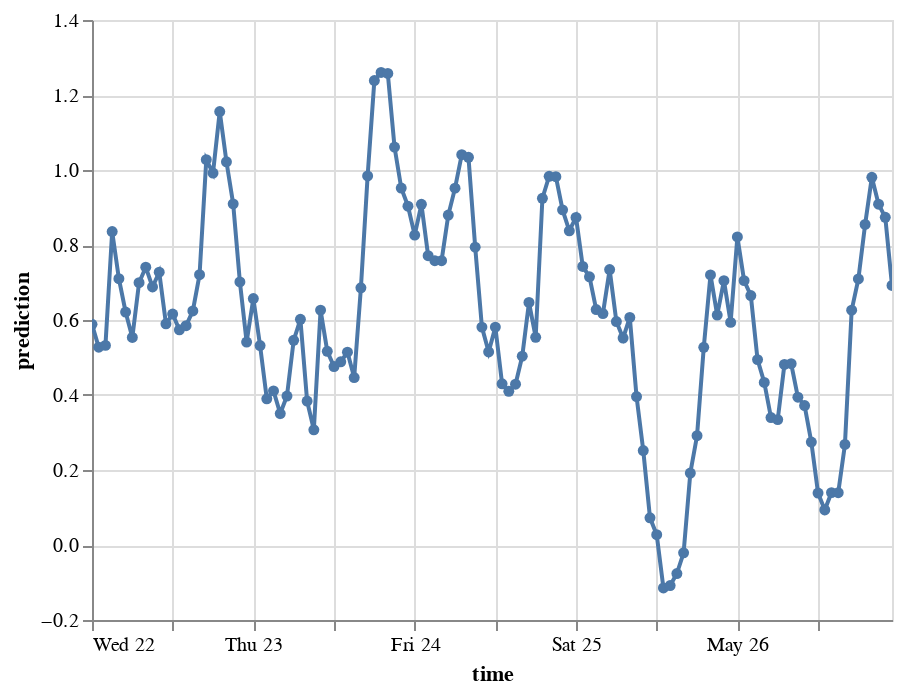

Write notebook code for a chart like this one.
### Code cell
# Importing Altair for interactive visualization
import altair as alt

# Create Altair chart with line and dots
chart = alt.Chart(predictions_df).mark_line(point=True).encode(
    x='time:T', 
    y='prediction:Q', 
    # Adding tooltips for interactive information display
    tooltip=[alt.Tooltip('time:T', title='Date', format='%Y-%m-%d'), 
             alt.Tooltip('time:T', title='Time', format='%H:%M'), 
             alt.Tooltip('prediction:Q', title='Spot Price (DKK)', format='.2f'),
            ]
)
 
# Display the chart
chart.interactive()

### Figure 1 — Vega-Lite specification as saved in the notebook (floating-point values rounded to 4 significant figures)
{"config": {"view": {"continuousWidth": 400, "continuousHeight": 300}}, "data": {"name": "data-fdad14203c965b474820e23b8e8169f6"}, "mark": {"type": "line", "point": true}, "encoding": {"tooltip": [{"field": "time", "format": "%Y-%m-%d", "title": "Date", "type": "temporal"}, {"field": "time", "format": "%H:%M", "title": "Time", "type": "temporal"}, {"field": "prediction", "format": ".2f", "title": "Spot Price (DKK)", "type": "quantitative"}], "x": {"field": "time", "type": "temporal"}, "y": {"field": "prediction", "type": "quantitative"}}, "selection": {"selector001": {"type": "interval", "bind": "scales", "encodings": ["x", "y"]}}, "$schema": "https://vega.github.io/schema/vega-lite/v4.17.0.json", "datasets": {"data-fdad14203c965b474820e23b8e8169f6": [{"prediction": 0.5884, "time": "2024-05-22T00:00:00"}, {"prediction": 0.5274, "time": "2024-05-22T01:00:00"}, {"prediction": 0.5323, "time": "2024-05-22T02:00:00"}, {"prediction": 0.8359, "time": "2024-05-22T03:00:00"}, {"prediction": 0.7101, "time": "2024-05-22T04:00:00"}, {"prediction": 0.6213, "time": "2024-05-22T05:00:00"}, {"prediction": 0.5536, "time": "2024-05-22T06:00:00"}, {"prediction": 0.6995, "time": "2024-05-22T07:00:00"}, {"prediction": 0.7408, "time": "2024-05-22T08:00:00"}, {"prediction": 0.6881, "time": "2024-05-22T09:00:00"}, {"prediction": 0.7276, "time": "2024-05-22T10:00:00"}, {"prediction": 0.5899, "time": "2024-05-22T11:00:00"}, {"prediction": 0.6158, "time": "2024-05-22T12:00:00"}, {"prediction": 0.5738, "time": "2024-05-22T13:00:00"}, {"prediction": 0.5849, "time": "2024-05-22T14:00:00"}, {"prediction": 0.6241, "time": "2024-05-22T15:00:00"}, {"prediction": 0.7209, "time": "2024-05-22T16:00:00"}, {"prediction": 1.028, "time": "2024-05-22T17:00:00"}, {"prediction": 0.9918, "time": "2024-05-22T18:00:00"}, {"prediction": 1.156, "time": "2024-05-22T19:00:00"}, {"prediction": 1.022, "time": "2024-05-22T20:00:00"}, {"prediction": 0.9097, "time": "2024-05-22T21:00:00"}, {"prediction": 0.7015, "time": "2024-05-22T22:00:00"}, {"prediction": 0.5412, "time": "2024-05-22T23:00:00"}, {"prediction": 0.6573, "time": "2024-05-23T00:00:00"}, {"prediction": 0.532, "time": "2024-05-23T01:00:00"}, {"prediction": 0.3898, "time": "2024-05-23T02:00:00"}, {"prediction": 0.411, "time": "2024-05-23T03:00:00"}, {"prediction": 0.3506, "time": "2024-05-23T04:00:00"}, {"prediction": 0.3973, "time": "2024-05-23T05:00:00"}, {"prediction": 0.5458, "time": "2024-05-23T06:00:00"}, {"prediction": 0.6019, "time": "2024-05-23T07:00:00"}, {"prediction": 0.3838, "time": "2024-05-23T08:00:00"}, {"prediction": 0.3073, "time": "2024-05-23T09:00:00"}, {"prediction": 0.6264, "time": "2024-05-23T10:00:00"}, {"prediction": 0.5164, "time": "2024-05-23T11:00:00"}, {"prediction": 0.4759, "time": "2024-05-23T12:00:00"}, {"prediction": 0.4887, "time": "2024-05-23T13:00:00"}, {"prediction": 0.514, "time": "2024-05-23T14:00:00"}, {"prediction": 0.4466, "time": "2024-05-23T15:00:00"}, {"prediction": 0.6858, "time": "2024-05-23T16:00:00"}, {"prediction": 0.9841, "time": "2024-05-23T17:00:00"}, {"prediction": 1.239, "time": "2024-05-23T18:00:00"}, {"prediction": 1.26, "time": "2024-05-23T19:00:00"}, {"prediction": 1.257, "time": "2024-05-23T20:00:00"}, {"prediction": 1.061, "time": "2024-05-23T21:00:00"}, {"prediction": 0.9518, "time": "2024-05-23T22:00:00"}, {"prediction": 0.9036, "time": "2024-05-23T23:00:00"}, {"prediction": 0.8264, "time": "2024-05-24T00:00:00"}, {"prediction": 0.9084, "time": "2024-05-24T01:00:00"}, {"prediction": 0.7714, "time": "2024-05-24T02:00:00"}, {"prediction": 0.7582, "time": "2024-05-24T03:00:00"}, {"prediction": 0.7582, "time": "2024-05-24T04:00:00"}, {"prediction": 0.8799, "time": "2024-05-24T05:00:00"}, {"prediction": 0.9516, "time": "2024-05-24T06:00:00"}, {"prediction": 1.041, "time": "2024-05-24T07:00:00"}, {"prediction": 1.034, "time": "2024-05-24T08:00:00"}, {"prediction": 0.7942, "time": "2024-05-24T09:00:00"}, {"prediction": 0.581, "time": "2024-05-24T10:00:00"}, {"prediction": 0.5148, "time": "2024-05-24T11:00:00"}, {"prediction": 0.581, "time": "2024-05-24T12:00:00"}, {"prediction": 0.4299, "time": "2024-05-24T13:00:00"}, {"prediction": 0.4098, "time": "2024-05-24T14:00:00"}, {"prediction": 0.4288, "time": "2024-05-24T15:00:00"}, {"prediction": 0.5035, "time": "2024-05-24T16:00:00"}, {"prediction": 0.6469, "time": "2024-05-24T17:00:00"}, {"prediction": 0.554, "time": "2024-05-24T18:00:00"}, {"prediction": 0.9246, "time": "2024-05-24T19:00:00"}, {"prediction": 0.9832, "time": "2024-05-24T20:00:00"}, {"prediction": 0.9821, "time": "2024-05-24T21:00:00"}, {"prediction": 0.8937, "time": "2024-05-24T22:00:00"}, {"prediction": 0.838, "time": "2024-05-24T23:00:00"}, {"prediction": 0.8735, "time": "2024-05-25T00:00:00"}, {"prediction": 0.7429, "time": "2024-05-25T01:00:00"}, {"prediction": 0.7151, "time": "2024-05-25T02:00:00"}, {"prediction": 0.6278, "time": "2024-05-25T03:00:00"}, {"prediction": 0.6173, "time": "2024-05-25T04:00:00"}, {"prediction": 0.7344, "time": "2024-05-25T05:00:00"}, {"prediction": 0.5959, "time": "2024-05-25T06:00:00"}, {"prediction": 0.5518, "time": "2024-05-25T07:00:00"}, {"prediction": 0.6068, "time": "2024-05-25T08:00:00"}, {"prediction": 0.3957, "time": "2024-05-25T09:00:00"}, {"prediction": 0.252, "time": "2024-05-25T10:00:00"}, {"prediction": 0.07261, "time": "2024-05-25T11:00:00"}, {"prediction": 0.02748, "time": "2024-05-25T12:00:00"}, {"prediction": -0.1145, "time": "2024-05-25T13:00:00"}, {"prediction": -0.108, "time": "2024-05-25T14:00:00"}, {"prediction": -0.07602, "time": "2024-05-25T15:00:00"}, {"prediction": -0.02087, "time": "2024-05-25T16:00:00"}, {"prediction": 0.192, "time": "2024-05-25T17:00:00"}, {"prediction": 0.2914, "time": "2024-05-25T18:00:00"}, {"prediction": 0.5271, "time": "2024-05-25T19:00:00"}, {"prediction": 0.7201, "time": "2024-05-25T20:00:00"}, {"prediction": 0.6131, "time": "2024-05-25T21:00:00"}, {"prediction": 0.705, "time": "2024-05-25T22:00:00"}, {"prediction": 0.5937, "time": "2024-05-25T23:00:00"}, {"prediction": 0.8217, "time": "2024-05-26T00:00:00"}, {"prediction": 0.705, "time": "2024-05-26T01:00:00"}, {"prediction": 0.6652, "time": "2024-05-26T02:00:00"}, {"prediction": 0.4944, "time": "2024-05-26T03:00:00"}, {"prediction": 0.4335, "time": "2024-05-26T04:00:00"}, {"prediction": 0.3399, "time": "2024-05-26T05:00:00"}, {"prediction": 0.3343, "time": "2024-05-26T06:00:00"}, {"prediction": 0.4816, "time": "2024-05-26T07:00:00"}, {"prediction": 0.4834, "time": "2024-05-26T08:00:00"}, {"prediction": 0.3942, "time": "2024-05-26T09:00:00"}, {"prediction": 0.3717, "time": "2024-05-26T10:00:00"}, {"prediction": 0.2745, "time": "2024-05-26T11:00:00"}, {"prediction": 0.1384, "time": "2024-05-26T12:00:00"}, {"prediction": 0.09334, "time": "2024-05-26T13:00:00"}, {"prediction": 0.1397, "time": "2024-05-26T14:00:00"}, {"prediction": 0.1394, "time": "2024-05-26T15:00:00"}, {"prediction": 0.2682, "time": "2024-05-26T16:00:00"}, {"prediction": 0.6263, "time": "2024-05-26T17:00:00"}, {"prediction": 0.7095, "time": "2024-05-26T18:00:00"}, {"prediction": 0.8548, "time": "2024-05-26T19:00:00"}, {"prediction": 0.9804, "time": "2024-05-26T20:00:00"}, {"prediction": 0.9089, "time": "2024-05-26T21:00:00"}, {"prediction": 0.8739, "time": "2024-05-26T22:00:00"}, {"prediction": 0.692, "time": "2024-05-26T23:00:00"}]}}
